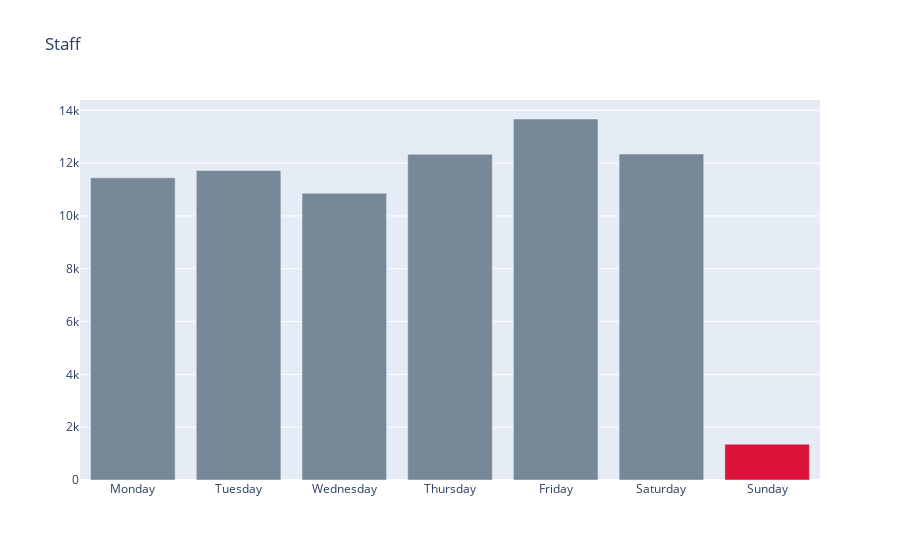

This figure's notebook cell:
### Code cell
import plotly.graph_objects as go

colors = ['lightslategray',] * 7
colors[6] = 'crimson'

fig = go.Figure(data=[go.Bar(
    x=dfd_staff['day_of_week'],
    y=dfd_staff['sum_staff'],
    marker_color=colors # marker color can be a single color value or an iterable
)])
fig.update_layout(title_text='Staff')
fig.show()
fig.write_image("image_dfd_staff_final2.jpeg")

### Figure 1 — Plotly figure (JSON) as saved in the notebook; plotly's stock layout.template omitted (floating-point values rounded to 4 significant figures)
{"data": [{"marker": {"color": ["lightslategray", "lightslategray", "lightslategray", "lightslategray", "lightslategray", "lightslategray", "crimson"]}, "type": "bar", "x": ["Monday", "Tuesday", "Wednesday", "Thursday", "Friday", "Saturday", "Sunday"], "y": [11440.0, 11720.0, 10860.0, 12334, 13672, 12346, 1358]}], "layout": {"title": {"text": "Staff"}}}
